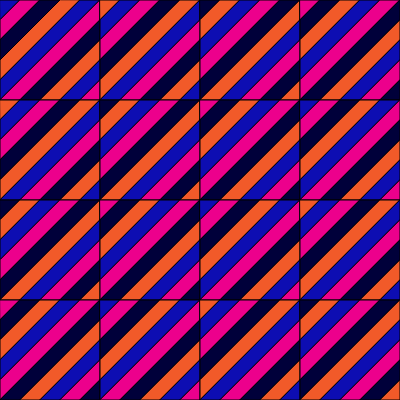
Frame 1 (no input)
Frame 60 (no input): identical to frame 1, image omitted
Frame 120 (the mouse pressed at the canvas centre since frame 60): identical to frame 1, image omitted

The p5.js sketch that drew this single still picture (run headless with seeded random() and noise() and a simulated clock; from frame 60 on, the mouse is pressed at the canvas centre):

// p5.js sketch
// ── sketch.js
function setup() {
  createCanvas(400, 400);
}

function draw() {
  background(220); //color gris
  line(200, 0, 200, 400);
  line(100, 0, 100, 400);
  line(300, 0, 300, 400);
  line(0, 200, 400, 200);
  line(0, 100, 400, 100);
 line(0, 300, 400, 300);
  fill(13,13,178);
  triangle(0, 0, 20, 0, 0, 20);
  fill(236, 0, 140);
  quad(20, 0, 40, 0, 0, 40, 0, 20);
  fill(0, 0, 58);
  quad(40, 0, 60, 0, 0, 60, 0, 40);
  fill(241, 90, 41);
quad(80, 0, 0, 80, 0, 60, 60, 0);
  fill(13, 13, 178);
  quad(80, 0, 100, 0, 0, 100, 0, 80);
  fill(236, 0, 140);
  quad(100, 0, 100, 20, 20, 100, 0, 100);
  fill(0, 0, 58);
  quad(100, 20, 100, 40, 40, 100, 20, 100);
  fill(241, 90, 41);
  quad(100, 40, 100, 60, 60, 100, 40, 100);
  fill(13, 13, 178);
  quad(100, 60, 100, 80, 80, 100, 60, 100);
  fill(236, 0, 141);
  triangle(100, 80, 100, 100, 80, 100);
  fill(241, 90, 41);
  triangle(100, 0, 120, 0, 100, 20);
  fill(13, 13, 178);
quad(120, 0, 140, 0, 100, 40, 100, 20);
  fill(236, 0, 140);
  quad(140, 0, 160, 0, 100, 60, 100, 40);
  fill(0, 0, 58);
  quad(160, 0, 180, 0, 100, 80, 100, 60);
  fill(241, 90, 41);
  quad(180, 0, 200, 0, 100, 100, 100, 80);
  fill(13, 13, 178);
  quad(200, 0, 200, 20, 120, 100, 100, 100);
  fill(236, 0, 140);
  quad(200, 20, 200, 40, 140, 100, 120, 100);
  fill(0, 0, 58);
  quad(200, 40, 200, 60, 160, 100, 140, 100);
  fill(241, 90, 41);
  quad(200, 60, 200, 80, 180, 100, 160, 100);
  fill(13, 13, 178);
triangle(200, 80, 200, 100, 180, 100);
  fill(0, 0, 58);
  triangle(200, 0, 220, 0, 200, 20);
  fill(241, 90, 41);
  quad(220, 0, 240, 0, 200, 40, 200, 20);
fill(13, 13, 178);
  quad(240, 0, 260, 0, 200, 60, 200, 40);
  fill(236, 0, 140);
  quad(260, 0, 280, 0, 200, 80, 200, 60);
 fill(0, 0, 58);
  quad(280, 0, 300, 0, 200, 100, 200, 80);
  fill(241, 90, 41);
  quad(300, 0, 300, 20, 220, 100, 200, 100);
  fill(13,13, 178);
  quad(300, 20, 300, 40, 240, 100, 220, 100);
  fill(236, 0, 140);
  quad(300, 40, 300, 60, 260, 100, 240, 100);
  fill(0, 0, 58);
  quad(300, 60, 300, 80, 280, 100, 260, 100);
  fill(241, 90, 41);
  triangle(300, 80, 300, 100, 280, 100);
  fill(236, 0, 140);
  triangle(300, 0, 320, 0, 300, 20);
  fill(0, 0, 58);
  quad(320, 0, 340, 0, 300, 40, 300, 20);
fill(241, 90, 41);
  quad(340, 0, 360, 0, 300, 60, 300, 40);
  fill(13, 13, 178);
  quad(360, 0, 380, 0, 300, 80, 300, 60);
  fill(236, 0, 140);
  quad(380, 0, 400, 0, 300, 100, 300, 80);
  fill(0, 0, 58);
  quad(400, 0, 400, 20, 320, 100, 300, 100);
  fill(241, 90, 41);
  quad(400, 20, 400, 40, 340, 100, 320, 100);
fill(13, 13, 178);
  quad(400, 40, 400, 60, 360, 100, 340, 100);
 fill(236, 0, 140);
  quad(400, 60, 400, 80, 380, 100, 360, 100);
  fill(0, 0, 58)
  triangle(400, 80, 400, 100, 380, 100);
  fill(241, 90, 41);
  triangle(0, 100, 20, 100, 0, 120);
  fill(13, 13, 178);
  quad(20, 100, 40, 100, 0, 140, 0, 120);
  fill(236, 0, 140);
  quad(40, 100, 60, 100, 0, 160, 0, 140);
  fill(0, 0, 58);
  quad(60, 100, 80, 100, 0, 180, 0, 160);
  fill(241, 90, 41);
  quad(80, 100, 100, 100, 0, 200, 0, 180);
fill(13, 13, 178);
  quad(100, 100, 100, 120, 20, 200, 0, 200);
  fill(236, 0, 140);
  quad(100, 120, 100, 140, 40, 200, 20, 200);
  fill(0, 0, 58);
  quad(100, 140, 100, 160, 60, 200, 40, 200);
  fill(241, 90, 41);
  quad(100, 160, 100, 180, 80, 200, 60, 200);
fill(13, 13, 178);
  triangle(100, 180, 100, 200, 80, 200);
  fill(0 , 0, 58);
  triangle(100, 100, 120, 100, 100, 120);
  fill(241, 90, 41);
  quad(120, 100, 140, 100, 100, 140, 100, 120);
  fill(13, 13, 178);
  quad(140, 100, 160, 100, 100, 160, 100, 140);
  fill(236, 0, 140);
  quad(160, 100, 180, 100, 100, 180, 100, 160);
  fill(0, 0, 58);
  quad(180, 100, 200, 100, 100, 200, 100, 180);
  fill(241, 90, 41);
  quad(200, 100, 200, 120, 120, 200, 100, 200);
  fill(13, 13, 178);
  quad(200, 120, 200, 140, 140, 200, 120, 200);
  fill(236, 0, 140);
  quad(200, 140, 200, 160, 160, 200, 140, 200);
  fill(0, 0, 58);
  quad(200, 160, 200, 180, 180, 200, 160, 200);
  fill(241, 90, 41);
  triangle(200, 180, 200, 200, 180, 200);
  fill(236, 0, 140);
  triangle(200, 100, 220, 100, 200, 120);
  fill(0, 0, 58);
  quad(220, 100, 240, 100, 200, 140, 200, 120);
  fill(241, 90, 41);
  quad(240, 100, 260, 100, 200, 160, 200, 140);
  fill(13, 13, 178);
  quad(260, 100, 280, 100, 200, 180, 200, 160);
  fill(236, 0, 140);
  quad(280, 100, 300, 100, 200, 200, 200, 180);
  fill(0, 0, 58);
quad(300, 100, 300, 120, 220, 200, 200, 200);
  fill(241, 90, 41);
  quad(300, 120, 300, 140, 240, 200, 220, 200);
  fill(13, 13, 178);
  quad(300, 140, 300, 160, 260, 200, 240, 200);
  fill(236, 0, 140);
  quad(300, 160, 300, 180, 280, 200, 260, 200);
  fill(0, 0, 58);
  triangle(300, 180, 300, 200, 280, 200);
  fill(13, 13, 178);
triangle(300, 100, 320, 100, 300, 120);
fill(236, 0, 140);
  quad(320, 100, 340, 100, 300, 140, 300, 120);
  fill(0, 0, 58);
  quad(340, 100, 360, 100, 300, 160, 300, 140);
  fill(241, 90, 41);
quad(360, 100, 380, 100, 300, 180, 300, 160);
  fill(13, 13, 178);
quad(380, 100, 400, 100, 300, 200, 300, 180);
fill(236, 0, 140);
  quad(400, 100, 400, 120, 320, 200, 300, 200);
  fill(0, 0, 58);
  quad(400, 120, 400, 140, 340, 200, 320, 200);
  fill(241, 90, 41);
  quad(400, 140, 400, 160, 360, 200, 340, 200);
  fill(13, 13, 178);
  quad(400, 160, 400, 180, 380, 200, 360, 200);
  fill(236, 0, 140);
  triangle(400, 180, 400, 200, 380, 200);
  fill(0, 0, 58);
triangle(0, 200, 20, 200, 0, 220);
fill(241, 90, 41);
  quad(20, 200, 40, 200, 0, 240, 0, 220);
  fill(13, 13, 178);
  quad(40, 200, 60, 200, 0, 260, 0, 240);
  fill(236, 0, 140);
  quad(60, 200, 80, 200, 0, 280, 0, 260);
fill(0, 0, 58);
  quad(80, 200, 100, 200, 0, 300, 0, 280);
fill(241, 90, 41);
  quad(100, 200, 100, 220, 20, 300, 0, 300);
  fill(13, 13, 178);
  quad(100, 220, 100, 240, 40, 300, 20, 300);
  fill(236, 0, 140);
  quad(100, 240, 100, 260, 60, 300, 40, 300);
  fill(0, 0, 58);
  quad(100, 260, 100, 280, 80, 300, 60, 300);
  fill(241, 90, 41);
  triangle(100, 280, 100, 300, 80, 300);
  fill(236, 0, 140);
 triangle(100, 200, 120, 200, 100, 220);
  fill(0, 0, 58);
  quad(120, 200, 140, 200, 100, 240, 100, 220);
fill(241, 90, 41);
  quad(140, 200, 160, 200, 100, 260, 100, 240);
  fill(13, 13, 178);
  quad(160, 200, 180, 200, 100, 280, 100, 260);
fill(236, 0, 140);
  quad(180, 200, 200, 200, 100, 300, 100, 280);
  fill(0, 0, 58);
quad(200, 200, 200, 220, 120, 300, 100, 300);
fill(241, 90, 41);
quad(200, 220, 200, 240, 140, 300, 120, 300);
fill(13, 13, 178);
  quad(200, 240, 200, 260, 160, 300, 140, 300);
  fill(236, 0, 140);
quad(200, 260, 200, 280, 180, 300, 160, 300);
  fill(0, 0, 58);
  triangle(200, 280, 200, 300, 180, 300);
  fill(13, 13, 178);
triangle(200, 200, 220, 200, 200, 220);
  fill(236, 0, 140);
  quad(220, 200, 240, 200, 200, 240, 200, 220);
fill(0, 0, 58);
  quad(240, 200, 260, 200, 200, 260, 200, 240);
  fill(241, 90, 41);
  quad(260, 200, 280, 200, 200, 280, 200, 260);
  fill(13, 13, 178);
  quad(280, 200, 300, 200, 200, 300, 200, 280);
  fill(236, 0, 140);
  quad(300, 200, 300, 220, 220, 300, 200, 300);
  fill(0, 0, 58);
  quad(300, 220,  300, 240, 240, 300, 220, 300);
  fill(241, 90, 41);
  quad(300, 240, 300, 260, 260, 300, 240, 300);
  fill(13, 13 ,178);
  quad(300, 260, 300, 280, 280, 300, 260, 300);
  fill(236, 0, 140);
  triangle(300, 280, 300, 300, 280, 300);
fill(241, 90, 41);
  triangle(300, 200, 320, 200, 300, 220);
  fill(13, 13, 178);
  quad(320, 200, 340, 200, 300, 240, 300, 220);
  fill(236, 0, 140);
  quad(340, 200, 360, 200, 300, 260, 300, 240);
  fill(0, 0, 58);
  quad(360, 200, 380, 200, 300, 280, 300, 260);
  fill(241, 90, 41);
  quad(380, 200, 400, 200, 300, 300, 300, 280);
  fill(13, 13, 178);
  quad(400, 200, 400, 220, 320, 300, 300, 300);
  fill(236, 0, 140);
  quad(400, 220, 400, 240, 340, 300, 320, 300);
fill(0, 0, 58);
  quad(400, 240, 400, 260, 360, 300, 340, 300);
  fill(241, 90, 41);
  quad(400, 260, 400, 280, 380, 300, 360, 300);
  fill(13, 13, 178);
  triangle(400, 280, 400, 300, 380, 300);
  fill(236, 0, 140);
fill(236, 0, 140);
  triangle(0, 300, 20, 300, 0, 320);
fill(0, 0, 58);
  quad(20, 300, 40, 300, 0, 340, 0, 320);
  fill(241, 90, 41);
  quad(40, 300, 60, 300, 0, 360, 0, 340);
  fill(13, 13, 178);
  quad(60, 300, 80, 300, 0, 380, 0, 360);
fill(236, 0, 140);
  quad(80, 300, 100, 300, 0, 400, 0, 380);
  fill(0, 0, 58);
  quad(100, 300, 100, 320, 20, 400, 0, 400);
  fill(241, 90, 41);
  quad(100, 320, 100, 340, 40, 400, 20, 400);
  fill(13, 13, 178);
  quad(100, 340, 100, 360, 60, 400, 40, 400);
  fill(236, 0, 140);
  quad(100, 360, 100, 380, 80, 400, 60, 400);
  fill(0, 0, 58);
  triangle(100, 380, 100, 400, 80, 400);
  fill(13, 13, 178);
  triangle(100, 300, 120, 300, 100, 320);
  fill(236, 0, 140);
  quad(120, 300, 140, 300, 100, 340, 100, 320);
  fill(0, 0, 58);
  quad(140, 300, 160, 300, 100, 360, 100, 340);
  fill(241, 90, 41);
  quad(160, 300, 180, 300, 100, 380, 100, 360);
  fill(13, 13, 178);
quad(180, 300, 200, 300, 100, 400, 100, 380);
  fill(236, 0, 140);
quad(200, 300, 200, 320, 120, 400, 100, 400);
  fill(0, 0, 58);
  quad(200, 320, 200, 340, 140, 400, 120, 400);
fill(241, 90, 41);
  quad(200, 340, 200, 360, 160, 400, 140, 400);
  fill(13, 13, 178);
  quad(200, 360, 200, 380, 180, 400, 160, 400);
  fill(236, 0, 140);
  triangle(200, 380, 200, 400, 180, 400);
  fill(241, 90, 41);
  triangle(200, 300, 220, 300, 200, 320);
  fill(13, 13, 178);
  quad(220, 300, 240, 300, 200, 340, 200, 320);
  fill(236, 0, 140);
  quad(240, 300, 260, 300, 200, 360, 200, 340);
  fill(0, 0, 58);
  quad(260, 300, 280, 300, 200, 380, 200, 360);
  fill(241, 90, 41);
  quad(280, 300, 300, 300, 200, 400, 200, 380);
  fill(13, 13, 178);
  quad(300, 300, 300, 320, 220, 400, 200, 400);
  fill(236, 0, 140);
  quad(300, 320, 300, 340, 240, 400, 220, 400);
  fill(0, 0, 58);
  quad(300, 340, 300, 360, 260, 400, 240, 400);
  fill(241, 90, 41);
  quad(300, 360, 300, 380, 280, 400, 260, 400);
  fill(13, 13, 178),
  triangle(300, 380, 300, 400, 280, 400);
  fill(0, 0, 58);
  triangle(300, 300, 320, 300, 300, 320);
fill(241, 90, 41);
  quad(320, 300, 340, 300, 300, 340, 300, 320);
  fill(13, 13, 178);
  quad(340, 300, 360, 300, 300, 360, 300, 340);
  fill(236, 0, 140);
  quad(360, 300, 380, 300, 300, 380, 300, 360);
  fill(0, 0, 58);
  quad(380, 300, 400, 300, 300, 400, 300, 380);
  fill(241, 90, 41);
  quad(400, 300, 400, 320, 320, 400, 300, 400);
  fill(13, 13, 178);
  quad(400, 320, 400, 340, 340, 400, 320, 400);
  fill(236, 0, 140);
  quad(400, 340, 400, 360, 360, 400, 340, 400);
fill(0, 0, 58);
  quad(400, 360, 400, 380, 380, 400, 360, 400);
  fill(241, 90, 41);
  triangle(400, 380, 400, 400, 380, 400)
  
}
